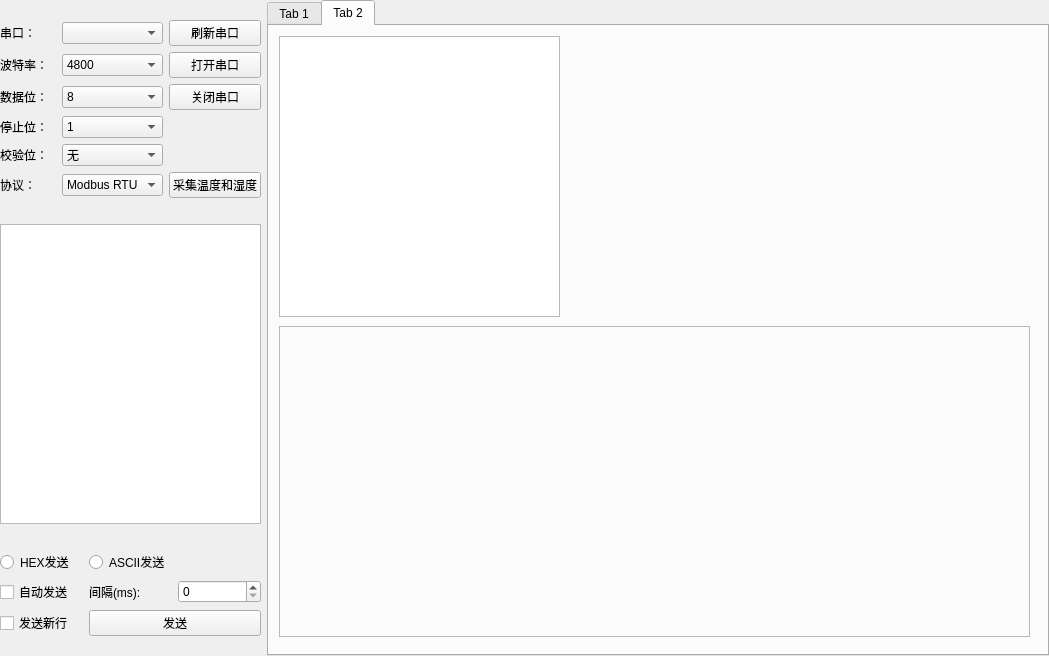
<?xml version="1.0" encoding="UTF-8"?>
<ui version="4.0">
 <class>Widget</class>
 <widget class="QWidget" name="Widget">
  <property name="geometry">
   <rect>
    <x>0</x>
    <y>0</y>
    <width>1049</width>
    <height>656</height>
   </rect>
  </property>
  <property name="windowTitle">
   <string>Widget</string>
  </property>
  <layout class="QHBoxLayout" name="horizontalLayout" stretch="1,3">
   <property name="leftMargin">
    <number>0</number>
   </property>
   <property name="topMargin">
    <number>0</number>
   </property>
   <property name="rightMargin">
    <number>0</number>
   </property>
   <property name="bottomMargin">
    <number>0</number>
   </property>
   <item>
    <layout class="QVBoxLayout" name="verticalLayout" stretch="2,1,2">
     <item>
      <layout class="QGridLayout" name="gridLayout" rowstretch="0,0,0,0,0,0,0,0,0" columnstretch="1,0,0">
       <item row="0" column="0">
        <widget class="QLabel" name="labelPort">
         <property name="text">
          <string>串口：</string>
         </property>
        </widget>
       </item>
       <item row="8" column="2">
        <widget class="QPushButton" name="pushButton">
         <property name="text">
          <string>采集温度和湿度</string>
         </property>
        </widget>
       </item>
       <item row="4" column="1">
        <widget class="QComboBox" name="comboBoxStopBits">
         <property name="minimumSize">
          <size>
           <width>70</width>
           <height>0</height>
          </size>
         </property>
         <item>
          <property name="text">
           <string>1</string>
          </property>
         </item>
         <item>
          <property name="text">
           <string>2</string>
          </property>
         </item>
        </widget>
       </item>
       <item row="2" column="0">
        <widget class="QLabel" name="labelDataBits">
         <property name="text">
          <string>数据位：</string>
         </property>
        </widget>
       </item>
       <item row="1" column="1">
        <widget class="QComboBox" name="comboBoxBaudRate">
         <property name="minimumSize">
          <size>
           <width>70</width>
           <height>0</height>
          </size>
         </property>
         <item>
          <property name="text">
           <string>4800</string>
          </property>
         </item>
         <item>
          <property name="text">
           <string>9600</string>
          </property>
         </item>
         <item>
          <property name="text">
           <string>19200</string>
          </property>
         </item>
         <item>
          <property name="text">
           <string>38400</string>
          </property>
         </item>
         <item>
          <property name="text">
           <string>57600</string>
          </property>
         </item>
        </widget>
       </item>
       <item row="0" column="2">
        <widget class="QPushButton" name="btnRefresh">
         <property name="text">
          <string>刷新串口</string>
         </property>
        </widget>
       </item>
       <item row="8" column="0">
        <widget class="QLabel" name="label">
         <property name="text">
          <string>协议：</string>
         </property>
        </widget>
       </item>
       <item row="4" column="2" rowspan="2">
        <widget class="QLabel" name="labelIndicator">
         <property name="text">
          <string/>
         </property>
        </widget>
       </item>
       <item row="2" column="1">
        <widget class="QComboBox" name="comboBoxDataBits">
         <property name="minimumSize">
          <size>
           <width>70</width>
           <height>0</height>
          </size>
         </property>
         <item>
          <property name="text">
           <string>8</string>
          </property>
         </item>
         <item>
          <property name="text">
           <string>7</string>
          </property>
         </item>
         <item>
          <property name="text">
           <string>6</string>
          </property>
         </item>
         <item>
          <property name="text">
           <string>5</string>
          </property>
         </item>
        </widget>
       </item>
       <item row="2" column="2">
        <widget class="QPushButton" name="btnClose">
         <property name="text">
          <string>关闭串口</string>
         </property>
        </widget>
       </item>
       <item row="4" column="0">
        <widget class="QLabel" name="labelStopBits">
         <property name="text">
          <string>停止位：</string>
         </property>
        </widget>
       </item>
       <item row="0" column="1">
        <widget class="QComboBox" name="comboBoxPort">
         <property name="minimumSize">
          <size>
           <width>70</width>
           <height>0</height>
          </size>
         </property>
        </widget>
       </item>
       <item row="1" column="2">
        <widget class="QPushButton" name="btnOpen">
         <property name="text">
          <string>打开串口</string>
         </property>
        </widget>
       </item>
       <item row="1" column="0">
        <widget class="QLabel" name="labelBaudRate">
         <property name="text">
          <string>波特率：</string>
         </property>
        </widget>
       </item>
       <item row="5" column="0">
        <widget class="QLabel" name="labelParity">
         <property name="text">
          <string>校验位：</string>
         </property>
        </widget>
       </item>
       <item row="8" column="1">
        <widget class="QComboBox" name="comboBox">
         <item>
          <property name="text">
           <string>Modbus RTU</string>
          </property>
         </item>
        </widget>
       </item>
       <item row="5" column="1">
        <widget class="QComboBox" name="comboBoxParity">
         <property name="minimumSize">
          <size>
           <width>70</width>
           <height>0</height>
          </size>
         </property>
         <item>
          <property name="text">
           <string>无</string>
          </property>
         </item>
         <item>
          <property name="text">
           <string>奇</string>
          </property>
         </item>
         <item>
          <property name="text">
           <string>偶</string>
          </property>
         </item>
        </widget>
       </item>
      </layout>
     </item>
     <item>
      <widget class="QTextEdit" name="textEditSend">
       <property name="maximumSize">
        <size>
         <width>300</width>
         <height>300</height>
        </size>
       </property>
      </widget>
     </item>
     <item>
      <layout class="QGridLayout" name="gridLayout_2" columnstretch="1,1,1">
       <item row="0" column="0">
        <widget class="QRadioButton" name="radioHexSend">
         <property name="text">
          <string>HEX发送</string>
         </property>
        </widget>
       </item>
       <item row="0" column="1" colspan="2">
        <widget class="QRadioButton" name="radioAsciiSend">
         <property name="text">
          <string>ASCII发送</string>
         </property>
        </widget>
       </item>
       <item row="1" column="0">
        <widget class="QCheckBox" name="checkAutoSend">
         <property name="text">
          <string>自动发送</string>
         </property>
        </widget>
       </item>
       <item row="1" column="1">
        <widget class="QLabel" name="label_6">
         <property name="text">
          <string>间隔(ms):</string>
         </property>
        </widget>
       </item>
       <item row="1" column="2">
        <widget class="QSpinBox" name="spinBoxInterval">
         <property name="maximum">
          <number>100000</number>
         </property>
        </widget>
       </item>
       <item row="2" column="0">
        <widget class="QCheckBox" name="checkSendNewLine">
         <property name="text">
          <string>发送新行</string>
         </property>
        </widget>
       </item>
       <item row="2" column="1" colspan="2">
        <widget class="QPushButton" name="btnSend">
         <property name="text">
          <string>发送</string>
         </property>
        </widget>
       </item>
      </layout>
     </item>
    </layout>
   </item>
   <item>
    <widget class="QTabWidget" name="tabWidget">
     <property name="currentIndex">
      <number>1</number>
     </property>
     <widget class="QWidget" name="tab">
      <attribute name="title">
       <string>Tab 1</string>
      </attribute>
      <layout class="QVBoxLayout" name="verticalLayout_3">
       <item>
        <layout class="QVBoxLayout" name="verticalLayout_2">
         <item>
          <widget class="QTextEdit" name="textEditReceive"/>
         </item>
         <item>
          <layout class="QGridLayout" name="gridLayout_3">
           <item row="0" column="0">
            <widget class="QPushButton" name="btnClearReceive">
             <property name="text">
              <string>清空接收</string>
             </property>
            </widget>
           </item>
           <item row="0" column="1">
            <widget class="QPushButton" name="btnSaveReceive">
             <property name="text">
              <string>保存数据</string>
             </property>
            </widget>
           </item>
           <item row="0" column="2">
            <widget class="QPushButton" name="btnPauseReceive">
             <property name="text">
              <string>暂停接收</string>
             </property>
            </widget>
           </item>
           <item row="0" column="3">
            <widget class="QRadioButton" name="radioHexReceive">
             <property name="text">
              <string>HEX显示</string>
             </property>
            </widget>
           </item>
           <item row="0" column="4">
            <widget class="QRadioButton" name="radioAsciiReceive">
             <property name="text">
              <string>ASCII显示</string>
             </property>
            </widget>
           </item>
           <item row="1" column="0">
            <widget class="QCheckBox" name="checkAutoLine">
             <property name="text">
              <string>自动换行</string>
             </property>
            </widget>
           </item>
           <item row="1" column="1">
            <widget class="QCheckBox" name="checkTimestamp">
             <property name="text">
              <string>显示时间戳</string>
             </property>
            </widget>
           </item>
           <item row="1" column="2">
            <widget class="QLabel" name="labelStatus">
             <property name="text">
              <string>未连接</string>
             </property>
            </widget>
           </item>
           <item row="1" column="3">
            <widget class="QLabel" name="labelRxCount">
             <property name="text">
              <string>接收：</string>
             </property>
            </widget>
           </item>
           <item row="1" column="4">
            <widget class="QLabel" name="labelTxCount">
             <property name="text">
              <string>发送：</string>
             </property>
            </widget>
           </item>
          </layout>
         </item>
        </layout>
       </item>
      </layout>
     </widget>
     <widget class="QWidget" name="tab_2">
      <attribute name="title">
       <string>Tab 2</string>
      </attribute>
      <widget class="QTableWidget" name="tableWidget">
       <property name="geometry">
        <rect>
         <x>10</x>
         <y>10</y>
         <width>281</width>
         <height>281</height>
        </rect>
       </property>
      </widget>
      <widget class="QFrame" name="frame">
       <property name="geometry">
        <rect>
         <x>10</x>
         <y>300</y>
         <width>751</width>
         <height>311</height>
        </rect>
       </property>
       <property name="frameShape">
        <enum>QFrame::Shape::StyledPanel</enum>
       </property>
       <property name="frameShadow">
        <enum>QFrame::Shadow::Raised</enum>
       </property>
      </widget>
     </widget>
    </widget>
   </item>
  </layout>
 </widget>
 <resources/>
 <connections/>
</ui>
